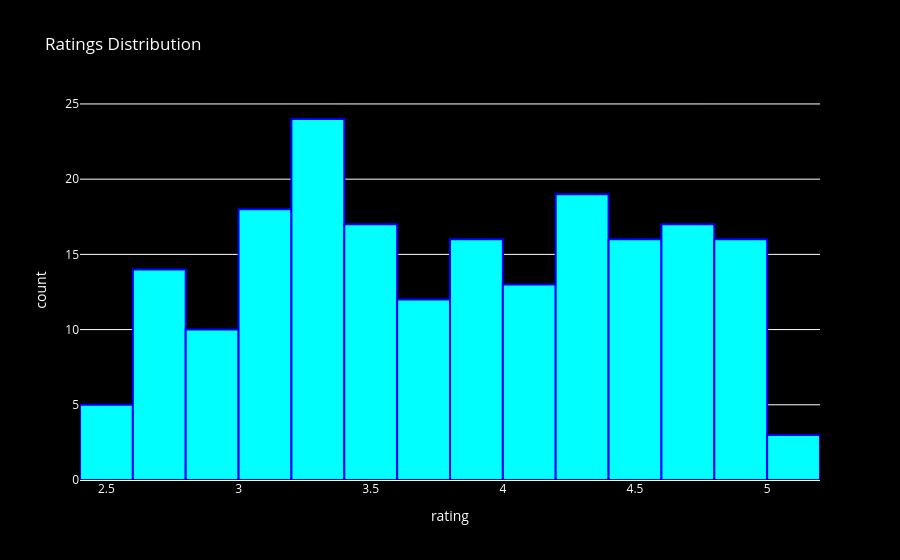

Notebook cell for this chart:
### Code cell
fig = px.histogram(df,x="rating",nbins=20,color_discrete_sequence=["cyan"],title="Ratings Distribution")
fig.update_traces(marker_line_color="blue",marker_line_width=2)
fig.update_layout( plot_bgcolor="black",paper_bgcolor="black",font=dict(color="white")   )
fig.show()

### Figure 1 — Plotly figure (JSON) as saved in the notebook; plotly's stock layout.template omitted (floating-point values rounded to 4 significant figures; data arrays with more than 128 entries replaced by an {"elided": "..."} marker saying what was removed)
{"data": [{"bingroup": "x", "hovertemplate": "rating=%{x}<br>count=%{y}<extra></extra>", "legendgroup": "", "marker": {"color": "cyan", "line": {"color": "blue", "width": 2}, "pattern": {"shape": ""}}, "name": "", "nbinsx": 20, "orientation": "v", "showlegend": false, "type": "histogram", "x": {"elided": "200 float values"}, "xaxis": "x", "yaxis": "y"}], "layout": {"barmode": "relative", "font": {"color": "white"}, "legend": {"tracegroupgap": 0}, "paper_bgcolor": "black", "plot_bgcolor": "black", "title": {"text": "Ratings Distribution"}, "xaxis": {"anchor": "y", "domain": [0, 1], "title": {"text": "rating"}}, "yaxis": {"anchor": "x", "domain": [0, 1], "title": {"text": "count"}}}}
